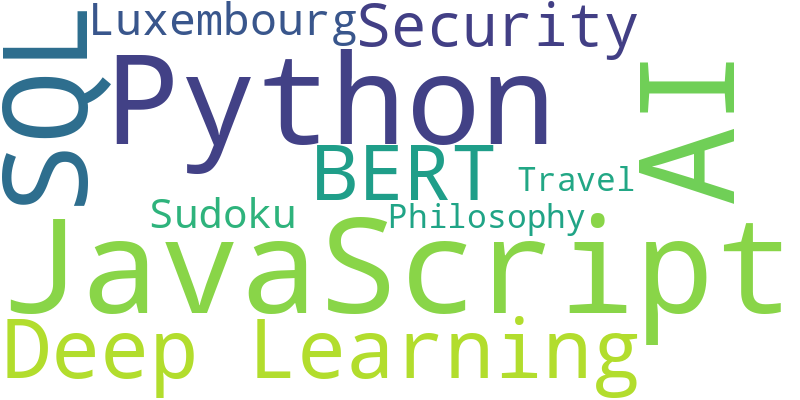

Source code (Python):
import json
from wordcloud import WordCloud
import matplotlib.pyplot as plt
import os

def load_words():
    if os.path.exists('wordlist.json'):
        with open('wordlist.json', 'r') as f:
            return json.load(f)
    elif os.path.exists('wordlist.txt'):
        with open('wordlist.txt', 'r') as f:
            lines = f.readlines()
            return {line.strip(): 5 for line in lines if line.strip()}
    else:
        return {"AI": 10, "Python": 8, "Luxembourg": 5, "Security": 6}

words = load_words()

wc = WordCloud(width=800, height=400, background_color='white')
wc.generate_from_frequencies(words)
wc.to_file('wordcloud.png')
